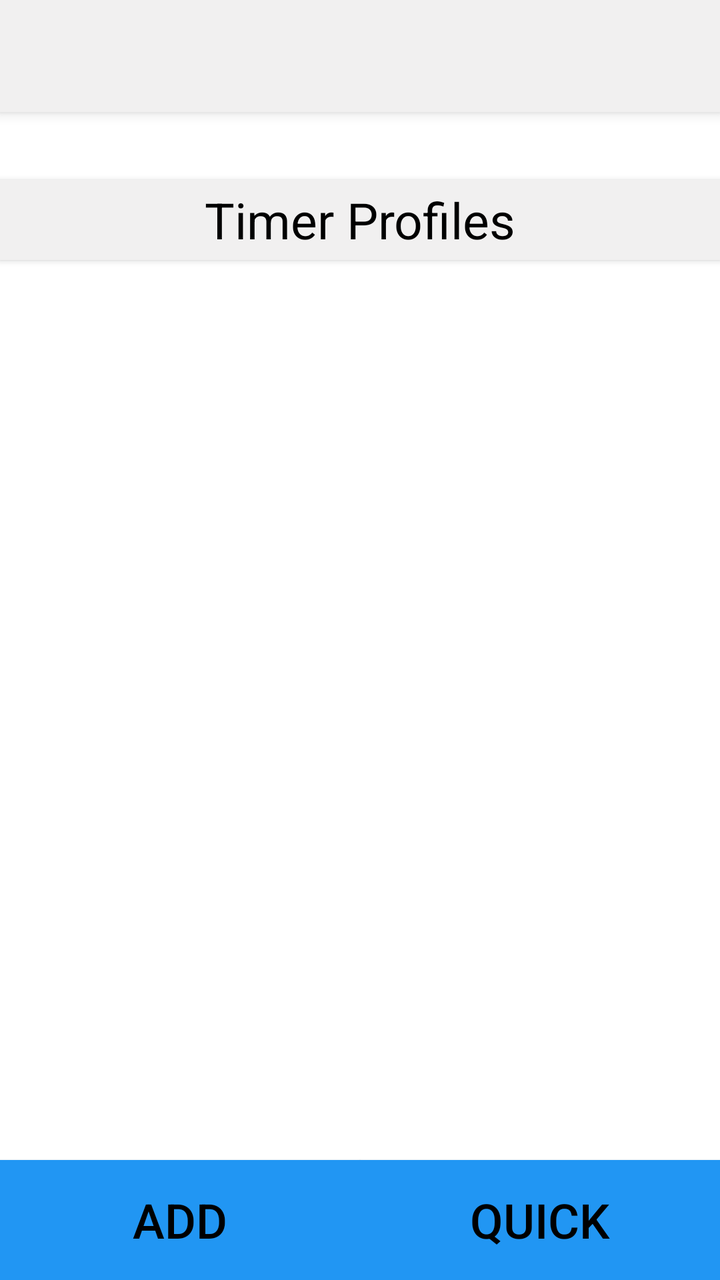
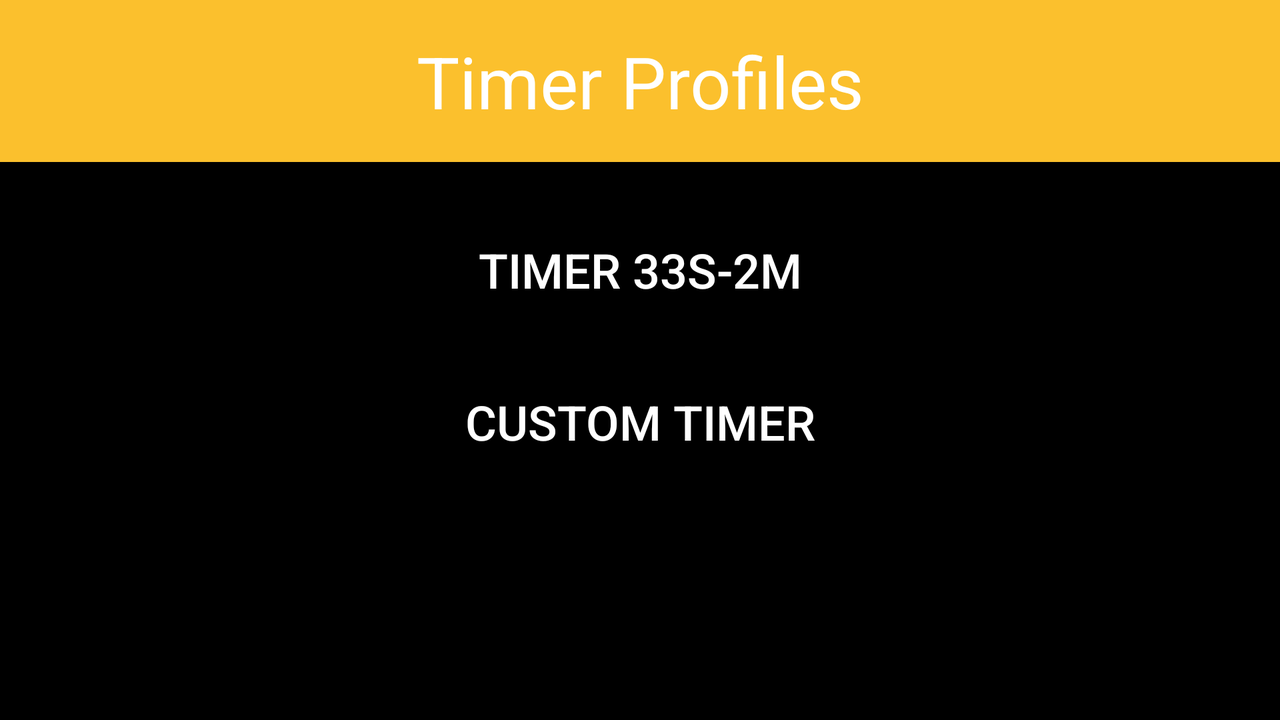

Two renders of one Android screen. The first uses the default layout on a phone; the second uses the alternative layout the repository ships for a different screen configuration, on a matching device. The two XML files are below.
<!-- AndroidManifest.xml: application theme AppTheme -->
<!-- res/layout/activity_main.xml -->
<?xml version="1.0" encoding="utf-8"?>
<RelativeLayout xmlns:android="http://schemas.android.com/apk/res/android"
    xmlns:app="http://schemas.android.com/apk/res-auto"
    xmlns:tools="http://schemas.android.com/tools"
    android:layout_width="match_parent"
    android:layout_height="match_parent"
    android:background="?attr/backgroundcolor"
    android:orientation="vertical"
    tools:context=".MainActivity">

    <android.support.v7.widget.Toolbar
        android:id="@+id/toolbar_main"
        android:layout_width="match_parent"
        android:layout_height="wrap_content"
        android:background="?attr/foregroundcolor"
        android:minHeight="?attr/actionBarSize"
        android:elevation="4dp"
        android:theme="@style/ThemeOverlay.AppCompat.Dark"
        app:popupTheme="@style/ThemeOverlay.AppCompat.Dark"/>

    <TextView
        android:id="@+id/textView_Title"
        android:layout_width="match_parent"
        android:layout_height="40dp"
        android:layout_below="@id/toolbar_main"
        android:layout_alignParentTop="true"
        android:layout_marginTop="90dp"
        android:layout_marginBottom="10dp"
        android:background="?attr/foregroundcolor"
        android:gravity="center"
        android:text="@string/MenuTitle"
        android:textColor="?attr/textcolor"
        android:textSize="25sp"
        android:elevation="2dp"/>

    <android.support.v7.widget.RecyclerView
        android:id="@+id/recView_profiles_main_activity"
        android:layout_width="match_parent"
        android:layout_height="432dp"
        android:layout_above="@id/LL_Main_Buttons"
        android:layout_below="@id/textView_Title"
        android:background="#00000000"
        app:reverseLayout="true"
        app:stackFromEnd="true">

    </android.support.v7.widget.RecyclerView>

    <LinearLayout
        android:id="@+id/LL_Main_Buttons"
        android:layout_width="match_parent"
        android:layout_height="wrap_content"
        android:layout_alignParentBottom="true"
        android:orientation="horizontal">

        <Button
            android:id="@+id/btn_IntervalTimerCustom"
            style="@style/Widget.AppCompat.Button"
            android:layout_width="0dp"
            android:layout_height="60dp"
            android:layout_marginTop="5dp"
            android:layout_weight="1"
            android:background="?attr/buttoncolor"
            android:text="@string/Add"
            android:textColor="?attr/textcolor"
            android:textSize="24sp"
            android:elevation="2dp"/>

        <Button
            android:id="@+id/btn_IntervalTimerQuick"
            style="@style/Widget.AppCompat.Button"
            android:layout_width="0dp"
            android:layout_height="60dp"
            android:layout_marginTop="5dp"
            android:layout_weight="1"
            android:background="?attr/buttoncolor"
            android:text="@string/Quick"
            android:textColor="?attr/textcolor"
            android:textSize="24sp"
            android:elevation="2dp"/>
    </LinearLayout>

</RelativeLayout>
<!-- resources referenced by this layout -->
<resources>
  <string name="Add">Add</string>
  <string name="MenuTitle">Timer Profiles</string>
  <string name="Quick">Quick</string>
  <style name="AppTheme" parent="Theme.AppCompat.Light.NoActionBar">
          
          <item name="colorPrimary">#2196F3</item>
          <item name="colorPrimaryDark">#1976D2</item>
          <item name="colorAccent">#FFFF5722</item>
          <item name="backgroundcolor">#ffffff</item>
          <item name="foregroundcolor">#F1F0F0</item>
          <item name="textcolor">#000000</item>
          <item name="tintcolor">#000000</item>
          <item name="buttoncolor">#2196F3</item>
          
      </style>
</resources>
<!-- res/layout-land/activity_main.xml (the repository's variant of the layout above) -->
<!-- drawn on the phone turned sideways -->
<?xml version="1.0" encoding="utf-8"?>
<RelativeLayout xmlns:android="http://schemas.android.com/apk/res/android"
    xmlns:app="http://schemas.android.com/apk/res-auto"
    xmlns:tools="http://schemas.android.com/tools"
    android:layout_width="match_parent"
    android:layout_height="match_parent"
    android:background="#000000"
    tools:context=".MainActivity">

    <TextView
        android:id="@+id/textView_Title"
        android:layout_width="match_parent"
        android:layout_height="81dp"
        android:background="#FBC02D"
        android:gravity="center"
        android:text="@string/MenuTitle"
        android:textColor="@color/white"
        android:textSize="36sp" />

    <LinearLayout
        android:id="@+id/linearlayout_1"
        android:layout_width="match_parent"
        android:layout_height="605dp"
        android:layout_below="@id/textView_Title"
        android:layout_marginTop="16dp"
        android:orientation="vertical">

        <Button
            android:id="@+id/btn_IntervalTimer1"
            android:layout_width="match_parent"
            android:layout_height="76dp"
            android:background="@drawable/roundedcorner_red"
            android:text="@string/IntervalTimerFixed"
            android:textColor="@color/white"
            android:textSize="24sp" />

        <Button
            android:id="@+id/btn_IntervalTimerCustom"
            android:layout_width="match_parent"
            android:layout_height="76dp"
            android:background="@drawable/roundedcorner_red"
            android:text="@string/CutomTimer"
            android:textColor="@color/white"
            android:textSize="24sp" />
    </LinearLayout>

</RelativeLayout>
<!-- resources referenced by the variant -->
<!-- as the phone turned sideways resolves them -->
<resources>
  <color name="white">#FFFFFFFF</color>
  <string name="CutomTimer">Custom Timer</string>
  <string name="IntervalTimerFixed">Timer 33S-2M</string>
  <string name="MenuTitle">Timer Profiles</string>
  <style name="AppTheme" parent="Theme.AppCompat.Light.NoActionBar">
          
          <item name="colorPrimary">#2196F3</item>
          <item name="colorPrimaryDark">#1976D2</item>
          <item name="colorAccent">#FFFF5722</item>
          <item name="backgroundcolor">#ffffff</item>
          <item name="foregroundcolor">#F1F0F0</item>
          <item name="textcolor">#000000</item>
          <item name="tintcolor">#000000</item>
          <item name="buttoncolor">#2196F3</item>
          
      </style>
</resources>
